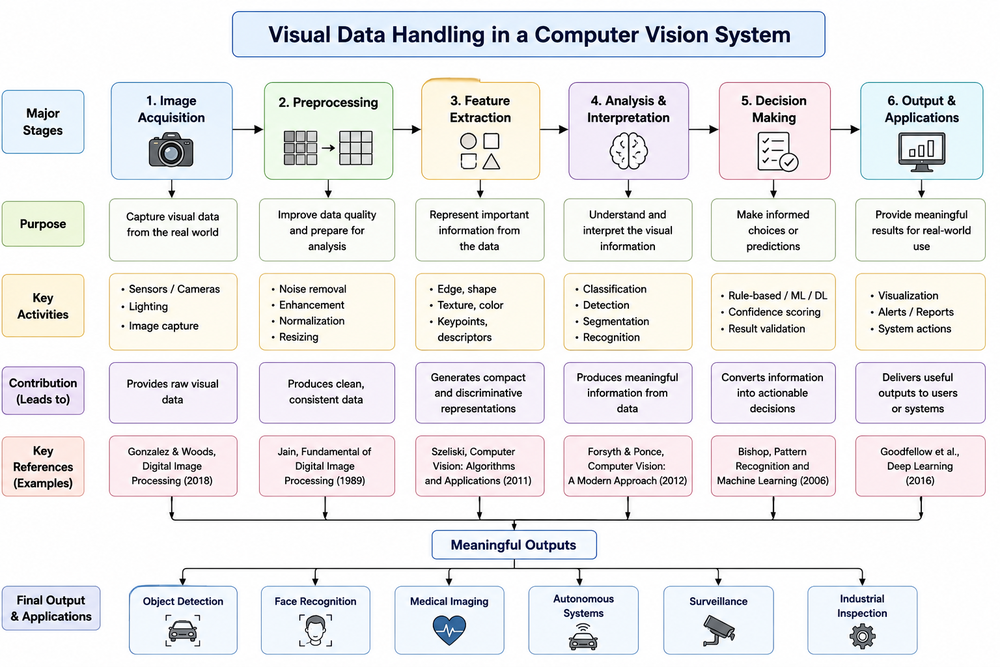
#> input picture C01/AT2/Q02/at2 q2.png, 1000 x 667 px, shrunk from 1536 x 1024 before the run, given in place of Screenshot 2026-07-13 142020 (1).png, which was not available
$ python exp_18.py   (older library calls are emulated)
#> lines starting #> are read from the running program, lines starting #| are printed output that depends on the picture; pictures that were not available may be replaced by others from this repository, and a replacement may not be noted
# -*- coding: utf-8 -*-
"""EXP-18

Automatically generated by Colab.

Original file is located at
    https://colab.research.google.com/drive/1uOBNRR7WJUTs1aoa_msv7QEc_7skm7qR
"""

from google.colab import files
uploaded = files.upload()
#> the answer given: at2 q2.png

import cv2
import matplotlib.pyplot as plt

# Try loading the image without forcing grayscale first
img_color = cv2.imread('/content/Screenshot 2026-07-13 142020 (1).png')
#> img_color is the input picture: shape (667, 1000, 3); mean B, G, R 235.2, 234.2, 234.6

if img_color is None:
    print("Error: Could not load image from the specified path.")
else:
    # Convert to grayscale if it's a color image
    if len(img_color.shape) == 3:
        img = cv2.cvtColor(img_color, cv2.COLOR_BGR2GRAY)
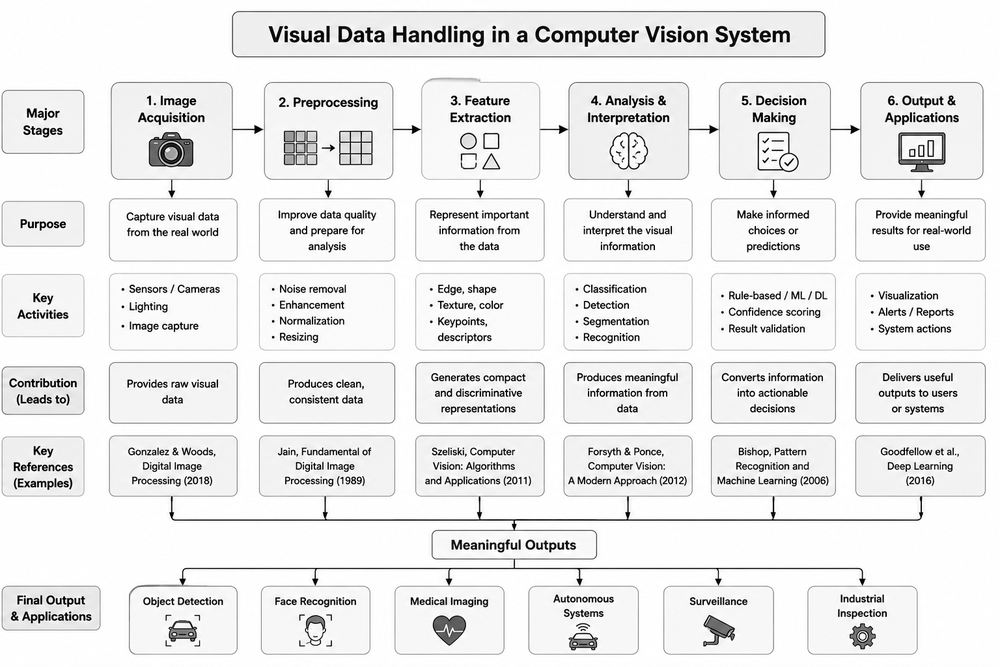
#> img: shape (667, 1000); min 0, max 255, mean 234.4
    else: # Already grayscale or 1-channel
        img = img_color

    sobel_y = cv2.Sobel(img, cv2.CV_64F, 0, 1, ksize=3)
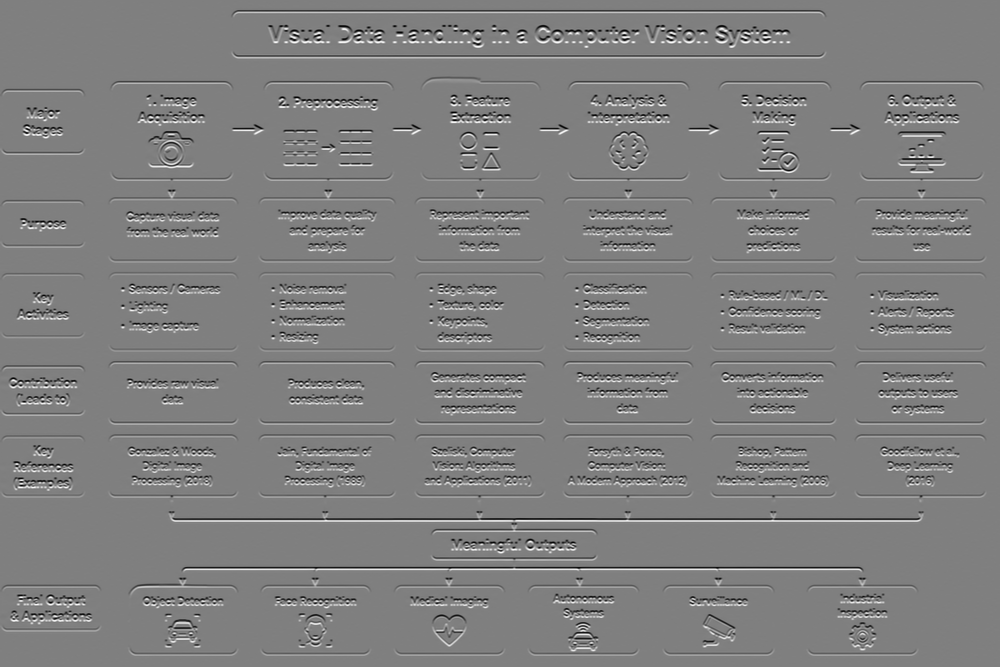
#> sobel_y: shape (667, 1000) float64; min -1020, max 1020, mean 0; drawn with min black and max white

    plt.imshow(abs(sobel_y), cmap='gray')
    plt.title('Sobel Edge Detection - Y Axis')
    plt.axis('off')
    plt.show()
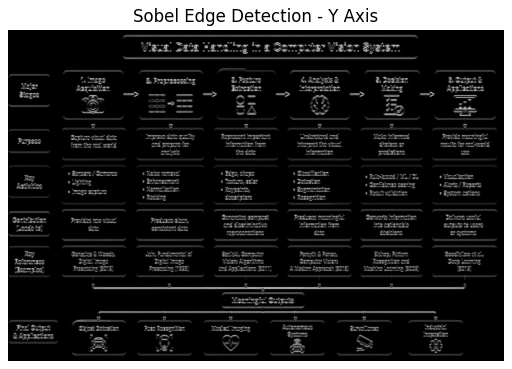
#> figure drawn by matplotlib, 1 panel

$ run again, on C01/AT2/Q03/at2 q3.png
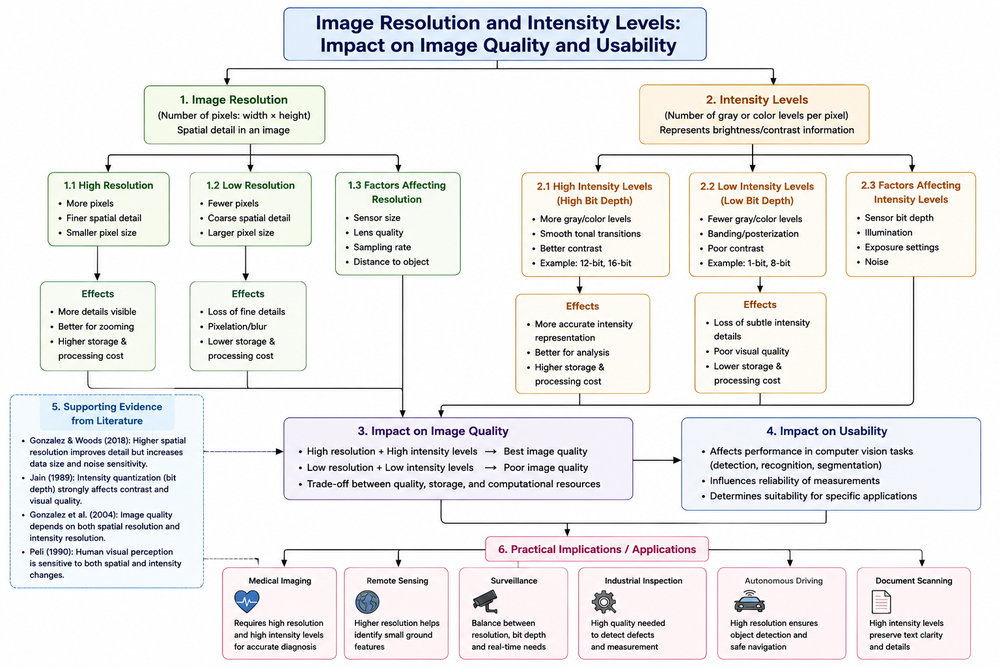
#> input picture C01/AT2/Q03/at2 q3.png, 1000 x 667 px, shrunk from 1536 x 1024 before the run, given in place of Screenshot 2026-07-13 142020 (1).png, which was not available
#> img_color is the input picture: shape (667, 1000, 3); mean B, G, R 236.6, 236.5, 237.2
#> `sobel_y = cv2.Sobel(img, cv2.CV_64F, 0, 1, ksize=3)`:
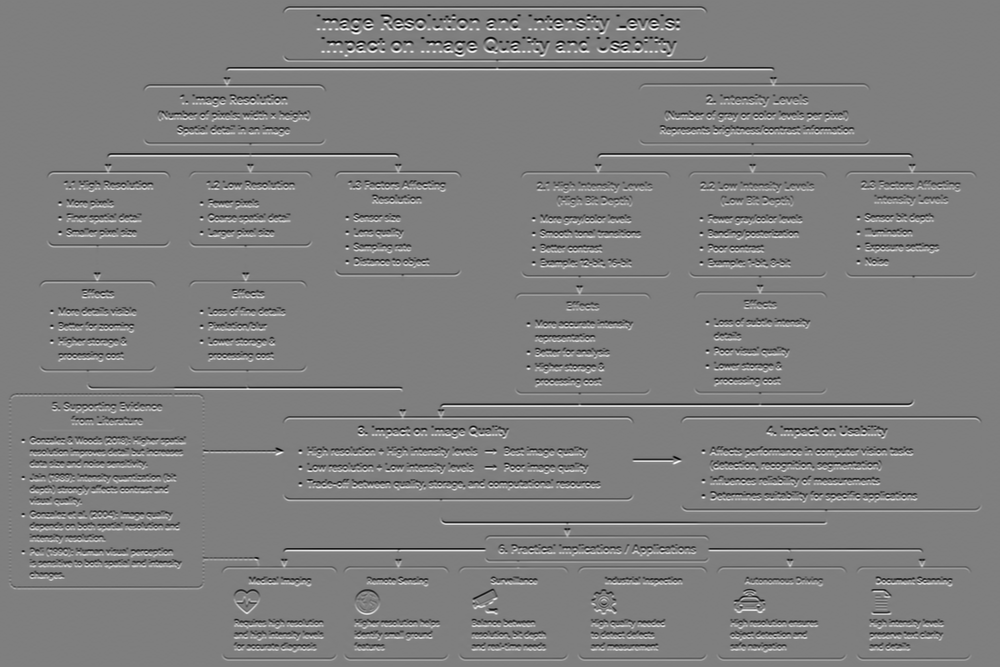
#> sobel_y: shape (667, 1000) float64; min -995, max 999, mean 0; drawn with min black and max white
#> `plt.show()`:
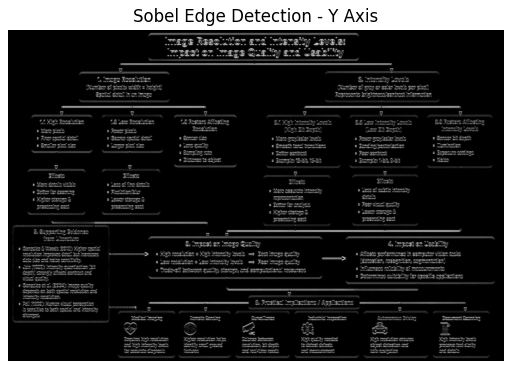
#> figure drawn by matplotlib, 1 panel
